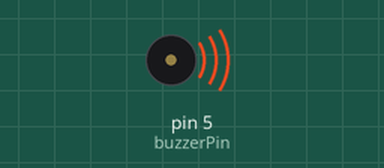
This sketch was run on a simulated Arduino Uno, built with avr-gcc and run on an emulated ATmega328P. Parts: buzzer (waves = sounding, pin HIGH).

Above: at 0.5 s.
Timing chart, 0 to 4.6 s (numbered marks = the images above):
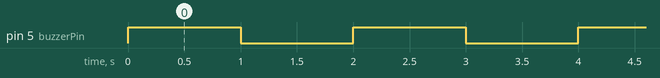

The sketch:

buzzer_test.ino
```cpp
// Define the pin where the buzzer is connected
const int buzzerPin = 5; // Change this if your buzzer is connected to a different pin

// Define the delay times (in milliseconds)
const unsigned long beepDuration = 1000; // Duration of the beep in milliseconds
const unsigned long pauseDuration = 1000; // Duration of the pause between beeps

void setup() {
  // Set the buzzer pin as an OUTPUT
  pinMode(buzzerPin, OUTPUT);
}

void loop() {
  // Turn the buzzer on
  digitalWrite(buzzerPin, HIGH);
  delay(beepDuration); // Wait for the duration of the beep

  // Turn the buzzer off
  digitalWrite(buzzerPin, LOW);
  delay(pauseDuration); // Wait for the duration of the pause
}
```

Measured:
- by itself, pin 5 (buzzerPin): alternates HIGH for 1.0 s and LOW for 1.0 s
